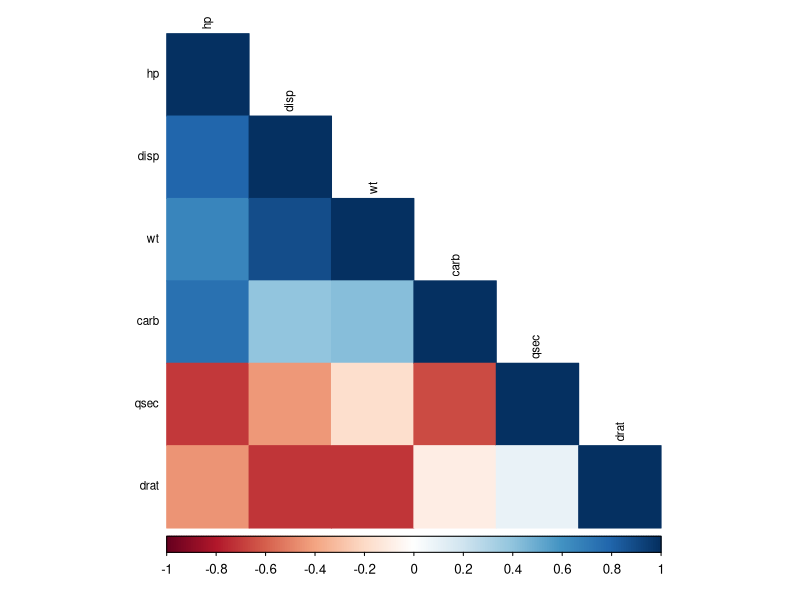
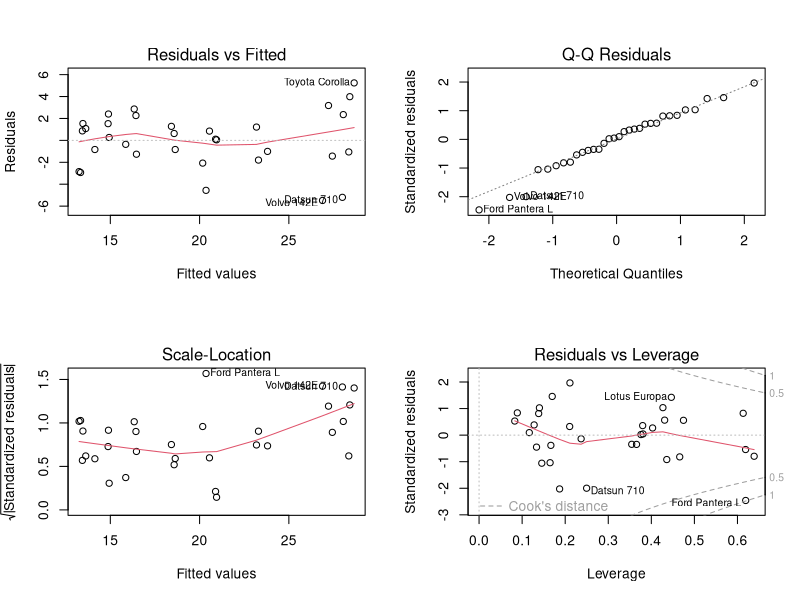

Write R code to recreate these figures, in order.
install.packages("ggplot2")
install.packages("car")
install.packages("caret")
install.packages("corrplot")
library(ggplot2)
library(car)
library(caret)
library(corrplot)

#Loading data
data(mtcars)  

# Looking at variables
str(mtcars)
head(mtcars)
summary(mtcars)

#Data Prepration
mtcars$am   = as.factor(mtcars$am)
mtcars$cyl  = as.factor(mtcars$cyl)
mtcars$vs   = as.factor(mtcars$vs)
mtcars$gear = as.factor(mtcars$gear)

#Dropping dependent variable for calculating Multicollinearity
mtcars_a = subset(mtcars, select = -c(mpg))
mtcars_a
mtcars
#Identifying numeric variables
numericData <- mtcars_a[sapply(mtcars_a, is.numeric)]
numericData
#Calculating Correlation
descrCor <- cor(numericData)

# Print correlation matrix and look at max correlation
print(descrCor)

# Visualize Correlation Matrix
corrplot(descrCor, order = "FPC", method = "color", type = "lower", tl.cex = 0.7,
         tl.col = rgb(0, 0, 0))

# Checking Variables that are highly correlated
highlyCorrelated = findCorrelation(descrCor, cutoff=0.7)

#Identifying Variable Names of Highly Correlated Variables
highlyCorCol = colnames(numericData)[highlyCorrelated]

#Print highly correlated attributes
highlyCorCol

#Remove highly correlated variables and create a new dataset
dat3 = mtcars[, -which(colnames(mtcars) %in% highlyCorCol)]
dim(dat3)

#ACTUAL MODEL CREATION
#Build Linear Regression Model
fit = lm(mpg ~ ., data=dat3)

#Check Model Performance
summary(fit)

#Extracting Coefficients
summary(fit)$coeff
 

par(mfrow=c(2,2))
plot(fit)

#Check summary of model and ANOVA table
summary(fit)
 

#CALCULATING MODEL PERFORMANCE
#Extracting R-squared value
summary(fit)$r.squared
#Extracting Adjusted R-squared value
summary(fit)$adj.r.squared

##prediction 
pred3 = predict(fit,dat3)
finaldata3 = cbind(mtcars,pred3)
print(head(subset(finaldata3, select = c(mpg,pred3))))
 